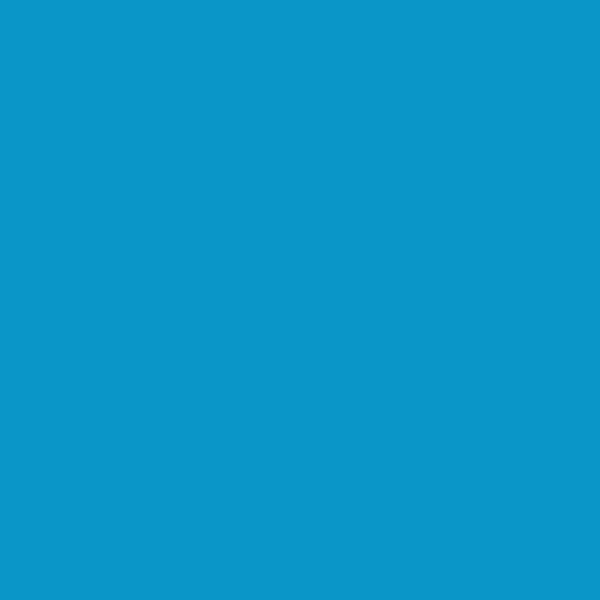
Frame 1 (no input)
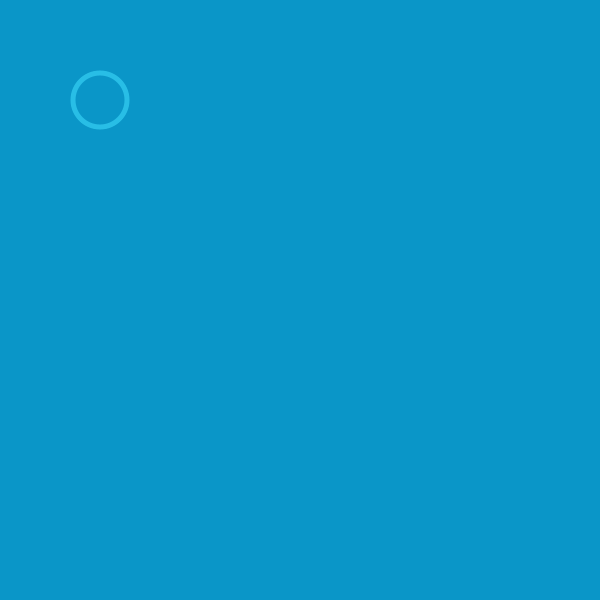
Frame 60 (the mouse pressed at the canvas centre just before this capture)
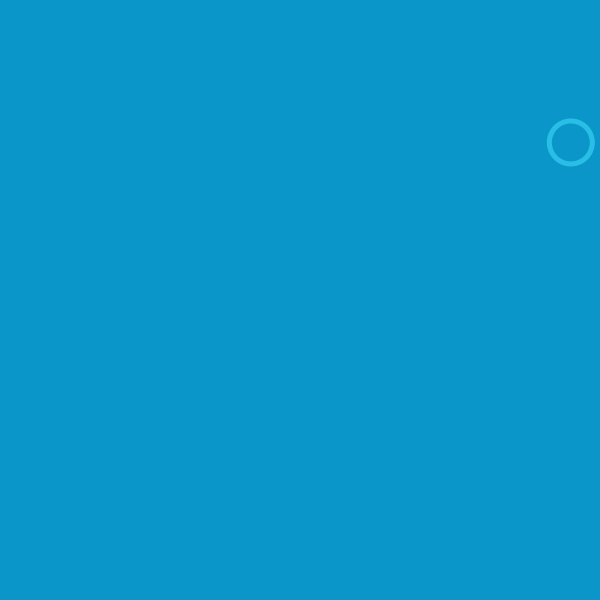
Frame 120 (the mouse held since frame 60 and released just before this capture)

The Processing sketch that drew these frames (run headless with seeded random() and noise(); from frame 60 on, the mouse is pressed at the canvas centre):

// Processing sketch: lluvia
// ── lluvia.pde
// Tamaño actual de la gota
int tamActalGota;

// Tamaño maximo que tendra la gota
float tamMaxGota;

// Posicion de la gota en el plano
float posCircY;
float posCircX;

void setup(){
  size( 600, 600 );
  background(10,150,200);
  
  // Crea gota inicial
  tamActalGota = 0;
  tamMaxGota = floor( random( 60, 80) );
  posCircY = 100;
  posCircX = 100;
  noStroke();
}

void draw(){
  
  if( ( frameCount % ( tamMaxGota ) ) == 0 ){
      // Borrar gota de pantalla (pisa con color de fondo)
      fill(10,150,200);
      ellipse( posCircX, posCircY, tamActalGota+11, tamActalGota+11);
      
      // Crea nueva gota
      tamMaxGota = floor( random( 60, 90) );
      posCircX = random( 0, width );
      posCircY = random( 0, height );
      tamActalGota = 0;
  }
  
  // Dibujar circulo externo
  fill( 40, 190, 230 );
  ellipse( posCircX, posCircY, tamActalGota, tamActalGota );
  
  // Dibuja circulo interno
  fill( 10, 150, 200 );
  ellipse( posCircX, posCircY, tamActalGota-10, tamActalGota-10); 
  
  tamActalGota = tamActalGota + 1;
  
}
